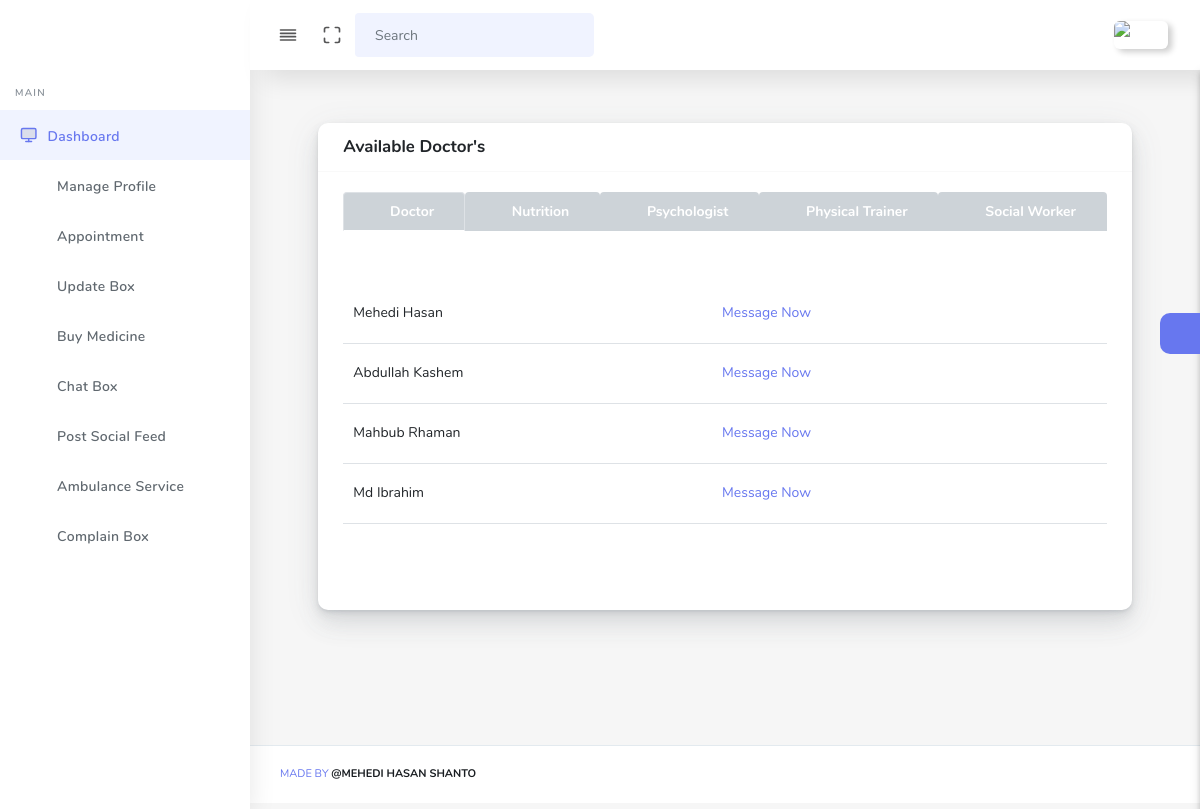
/patient/chat_now.php (signed in), run on the app's committed database.
### tables this page shows
CREATE TABLE `doctors` (
  `doctor_id` int(11) NOT NULL,
  `first_name` varchar(255) NOT NULL,
  `last_name` varchar(255) NOT NULL,
  `email` varchar(255) NOT NULL,
  `phone` varchar(255) NOT NULL,
  `degree` varchar(255) NOT NULL,
  `gender` varchar(255) NOT NULL,
  `address` varchar(255) NOT NULL,
  `password` varchar(255) NOT NULL,
  `image` varchar(255) NOT NULL,
  `status` int(11) NOT NULL,
  `join_date` date NOT NULL,
  `charge` float NOT NULL,
  `schedule` varchar(255) NOT NULL,
  `category` varchar(100) NOT NULL
);

### patient/chat_now.php (the view, shortened to what this page needs)
    <?php include 'includes/header.php';?>
<body>
<div id="app">
    <div class="main-wrapper main-wrapper-1">
        <div class="navbar-bg"></div>
        <?php include 'includes/nav.php';?>
        <?php include 'includes/side.php';?>
        <div class="main-content">
            <section class="section">
                <div class="row">
                    <div class="col-md-11 mx-auto mb-5">
                        <div class="card">
                            <div class="card-header">
                                <h4>Available Doctor's</h4>
                            </div>
                            <div class="card-body">
                                <nav>
                                    <div class="nav nav-tabs nav-fill" id="nav-tab" role="tablist">
                                        <a class="nav-item nav-link active bg-secondary" id="nav-doctor-tab" data-toggle="tab" href="#nav-doctor" role="tab" aria-controls="nav-doctor" aria-selected="true"><span class="ml-3 text-white font-weight-bold">Doctor </span> </a>
                                        <a class="nav-item nav-link bg-secondary" id="nav-nutrition-tab" data-toggle="tab" href="#nav-nutrition" role="tab" aria-controls="nav-nutrition" aria-selected="false"> <span class="ml-3 text-white font-weight-bold"> Nutrition</span></a>
                                        <a class="nav-item nav-link bg-secondary" id="nav-psychologist-tab" data-toggle="tab" href="#nav-psychologist" role="tab" aria-controls="nav-psychologist" aria-selected="false"> <span class="ml-3 text-white font-weight-bold"> Psychologist</span></a>
                                        <a class="nav-item nav-link bg-secondary" id="nav-trainer-tab" data-toggle="tab" href="#nav-trainer" role="tab" aria-controls="nav-trainer" aria-selected="false"> <span class="ml-3 text-white font-weight-bold"> Physical Trainer</span></a>
                                        <a class="nav-item nav-link bg-secondary" id="nav-worker-tab" data-toggle="tab" href="#nav-worker" role="tab" aria-controls="nav-worker" aria-selected="false"> <span class="ml-3 text-white font-weight-bold"> Social Worker</span></a>
                                    </div>
                                </nav>
                                <br/>
                                <br/>
                                <div class="tab-content" id="nav-tabContent">
                                    <div class="tab-pane fade show active" id="nav-doctor" role="tabpanel" aria-labelledby="nav-doctor-tab">
                                        <div class="form_1">
                                            <div class="table-responsive">
                                                <table class="table tab-bordered">
                                                    <?php
                                                        $sql = "SELECT * FROM doctors WHERE category = 'doctor'";
                                                        $res = mysqli_query($connect, $sql);
                                                    ?>
                                                    <?php while ($row = mysqli_fetch_assoc($res)){?>
                                                        <tr>
                                                            <td class="text-capitalize border-bottom"><?php echo $row['first_name'] . ' '. $row['last_name'];?></td>
                                                            <td class="text-capitalize border-bottom">
                                                                <a class="text-decoration-none" href="chat_box_doctor.php?message_id=<?php echo $row['doctor_id'];?>">Message Now</a>
                                                            </td>
                                                            <td class="text-capitalize border-bottom"><i class="fas fa-circle" style="color: green"></i></td>
                                                        </tr>
                                                    <?php }?>
                                                </table>
                                            </div>
                                        </div>
                                    </div>
                                </div>
                            </div>
                            <div class="card-footer">
                            </div>
                        </div>
                    </div>
                </div>
            </section>
            <?php include 'includes/setting.php';?>
        </div>
        <?php include "includes/footer.php";?>
    </div>
</div>
<?php include "includes/script.php";?>

### data on the page
doctors: first_name "Mehedi", last_name "Hasan"
doctors: first_name "Abdullah", last_name "Kashem"
doctors: first_name "Mahbub", last_name "Rhaman"
doctors: first_name "Md", last_name "Ibrahim"
